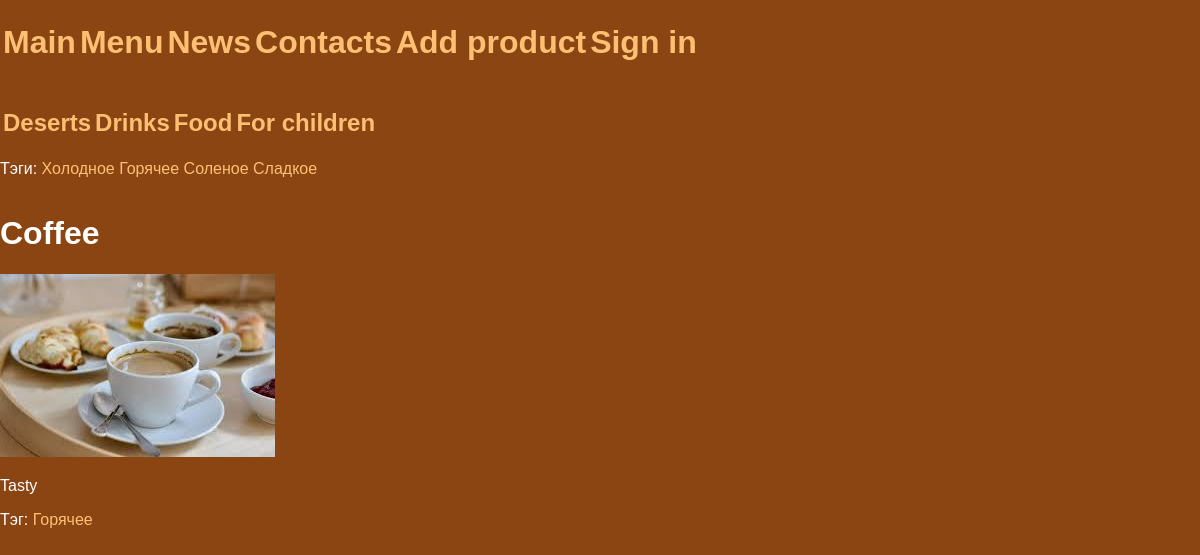
Page /menu/Coffee/ on the committed database.
### yulia_app_1/models.py (models this page shows, shortened)
class Category(models.Model):
    title = models.CharField(max_length=50)
    slug = models.SlugField(max_length=50, unique=True)
    class Meta:
        verbose_name='Категории меню'
        verbose_name_plural='Категории меню'
    def get_absolute_url(self):
        return reverse('show_category', kwargs={'cat_slug': self.slug})

class TagTable(models.Model):
    tag = models.CharField(max_length=50)
    slug = models.SlugField(max_length=50, unique=True)
    class Meta:
        verbose_name='Тэги'
        verbose_name_plural='Тэги'
    def __str__(self):
        return self.tag
    def get_absolute_url(self):
        return reverse('show_tag', kwargs={'tag_slug': self.slug})

class Coffee(models.Model):
    class Status(models.IntegerChoices):
        DRAFT = 0
        PUBLISHED = 1
    title = models.CharField(max_length=50)
    slug = models.SlugField(max_length=50, unique=True)
    content = models.TextField()
    time_create = models.DateTimeField(auto_now_add=True)
    time_update = models.DateTimeField(auto_now=True)
    is_published = models.BooleanField(choices=Status, default=Status.DRAFT)
    cat = models.ForeignKey('Category', on_delete=models.PROTECT, related_name='category')
    tag = models.ManyToManyField('TagTable', blank=True, related_name='tagtable')
    gost = models.OneToOneField('Gost', on_delete=models.SET_NULL, null=True, blank=True, related_name='gost')
    photo = models.ImageField(upload_to="photos/%Y/%m/%d/", blank=True, null=True)
    class Meta:
        verbose_name='Продуктовые позиции для кофейни'
        verbose_name_plural='Продуктовые позиции для кофейни'

### yulia_app_1/views.py (the view)
# urls.py: path('menu/<slug:menu_slug>/', views.ShowMenu.as_view(), name = 'show_menu'),
class ShowMenu(DetailView):
    slug_url_kwarg = 'menu_slug'
    context_object_name = 'post'
    template_name = 'menu/menu_sections.html'
    allow_empty = False
    def get_context_data(self, **kwargs):
        context = super().get_context_data(**kwargs)
        context['title_tags'] = 'Тэги: '
        context['all_categories'] = Category.objects.annotate(total=Count('category')).filter(total__gt=0)
        context['main_menu'] = main_menu
        context['all_tags'] = TagTable.objects.annotate(total=Count('tagtable')).filter(total__gt=0)
        return context
    def get_object(self, queryset = None):
        return get_object_or_404(Coffee, is_published = True, slug=self.kwargs[self.slug_url_kwarg])

### templates/menu/menu_sections.html (shortened to what this page needs)
{% extends 'home.html' %}
{% block content %}
<h1>{{ post.title }}</h1>
{% if post.photo %}
<p><img src="{{ post.photo.url }}" alt="{{ post.title }}"></p>
{% endif %}
<p>{{ post.content }}</p>
<table>
    <td>
        {% for tag in post.tag.all %}
        <tr><a href="{{ tag.get_absolute_url }}">{{ tag }} </a></tr>
        {% endfor%}
    </td>
</table>
{% endblock %}

### templates/home.html (shortened to what this page needs)
{% load static %}
<!DOCTYPE html>
<head>
    <link type="text/css" href="{% static 'yulia_app_1/css/styles.css' %}" rel="stylesheet"/>
</head>
<body bgcolor = "SaddleBrown" >
    <font color = "white">
    <table>
            {% for m in main_menu %}
            <td>
                <h1><a href="{% url m.url_name %}">{{m.title}}</a></h1>
            </td>
            {% endfor %}
    </table>
        <table>
            {% for cat in all_categories %}
            <td>
                <h2><a href="{{ cat.get_absolute_url }}">{{cat.title}}</a></h2>
            </td>
            {% endfor %}
        </table>
    <table>
        <td>
            {% for tag in all_tags %}
            <tr><a href="{{ tag.get_absolute_url }}">{{tag.tag}} </a></tr>
            {% endfor %}
        </td>
    </table>
{% block content %}{% endblock %}
    </font>
</body>

### yulia_app_1/static/yulia_app_1/css/styles.css (style rules this page uses)
html, body { font-family: 'Arial'; margin: 0; padding: 0; height: 100%; width: 100%; color: #444; }
a { color: #fdc073; text-decoration: none; }
img { max-width: 600px; height: auto; }

### rows in the picture
Category: title "Deserts"
Category: title "Drinks"
Category: title "Food"
Category: title "For children"
TagTable: tag "Холодное"
TagTable: tag "Горячее"
TagTable: tag "Соленое"
TagTable: tag "Сладкое"
Coffee: title "Coffee", photo (picture), content "Tasty"

### other values in the picture
{{ m.title }} "Main" "Menu" "News" "Contacts" "Add product" "Sign in"
